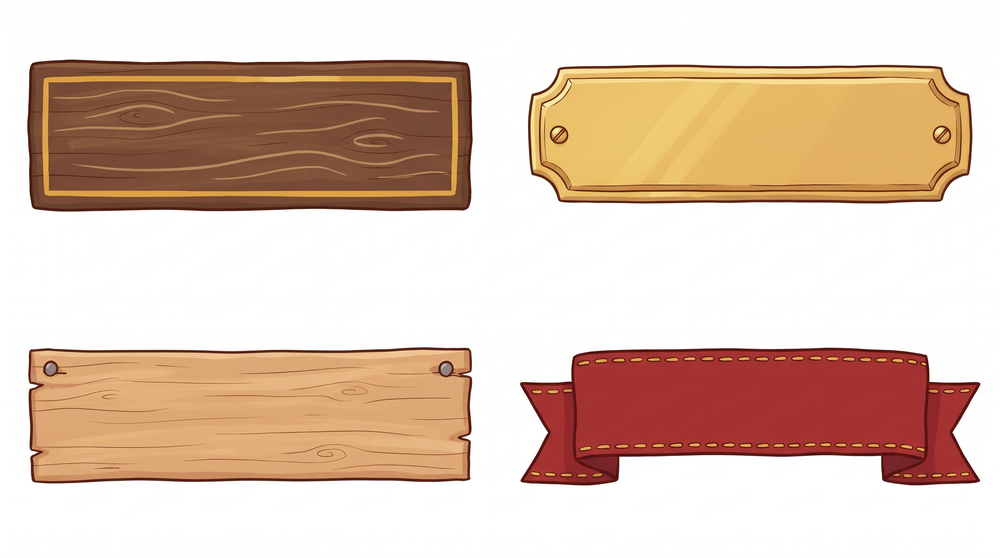
#> input picture assets/ui/case-plate-higgsfield-original.png, 1000 x 558 px, shrunk from 2752 x 1536 before the run
$ python cut-case-plate.py
#> lines starting #> are read from the running program, lines starting #| are printed output that depends on the picture
"""Cut the four case-number plate candidates out of the Higgsfield sheet (2026-11-19, job 6f11bf3d).

assets/ui/case-plate-higgsfield-original.png is a 2x2 sheet on white: 1 dark wood with a gold line, 2 brass plate,
3 light board with nails, 4 red ribbon. Each quarter's white background (the part joined to the quarter's edge) is
made transparent, the plate is cropped to its box and scaled to 480 px wide -> assets/ui/case-plate-<n>.webp.
"""
from collections import deque
from pathlib import Path
from PIL import Image

ROOT = Path(__file__).resolve().parent.parent
SRC = ROOT / 'assets/ui/case-plate-higgsfield-original.png'
OUT_W = 480


def cut(im):
    im = im.convert('RGBA')
    w, h = im.size
    px = im.load()
    white = lambda p: min(p[:3]) > 232
    seen = bytearray(w * h)
    q = deque((x, y) for x in range(w) for y in (0, h - 1))
    q.extend((x, y) for y in range(h) for x in (0, w - 1))
    while q:
        x, y = q.popleft()
        i = y * w + x
        if seen[i] or not white(px[x, y]):
            continue
        seen[i] = 1
        px[x, y] = (255, 255, 255, 0)
        for nx, ny in ((x + 1, y), (x - 1, y), (x, y + 1), (x, y - 1)):
            if 0 <= nx < w and 0 <= ny < h and not seen[ny * w + nx]:
                q.append((nx, ny))
    # soften the light fringe left round the outline: near-white pixels touching transparency get half alpha
    for y in range(1, h - 1):
        for x in range(1, w - 1):
            p = px[x, y]
            if p[3] and min(p[:3]) > 205 and any(px[x + dx, y + dy][3] == 0 for dx, dy in ((1, 0), (-1, 0), (0, 1), (0, -1))):
                px[x, y] = p[:3] + (110,)
    return im.crop(im.getbbox())


def main():
    sheet = Image.open(SRC)
#> sheet is the input picture: PIL image 1000x558 RGB; mean R, G, B 223.2, 198.4, 181.7
    W, H = sheet.size
#> W = 1000; H = 558
    for n, (cx, cy) in enumerate(((0, 0), (1, 0), (0, 1), (1, 1)), 1):
        part = cut(sheet.crop((cx * W // 2, cy * H // 2, (cx + 1) * W // 2, (cy + 1) * H // 2)))
        part = part.resize((OUT_W, round(part.height * OUT_W / part.width)), Image.LANCZOS)
        out = ROOT / f'assets/ui/case-plate-{n}.webp'
        part.save(out, 'WEBP', quality=90, method=6)
        print(out.name, part.size)
#> this loop made 4 passes
#> pass 1, in cut, `im = im.convert('RGBA')`:
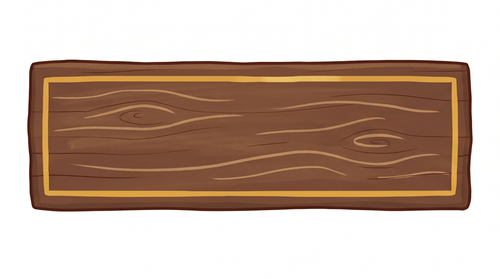
#> im: PIL image 500x279 RGBA; mean R, G, B, A 196.4, 174.3, 160.5, 255
#> pass 1, in main, `part = cut(sheet.crop((cx * W // 2, cy * H // 2, (cx + 1) * W // 2, (c..`:
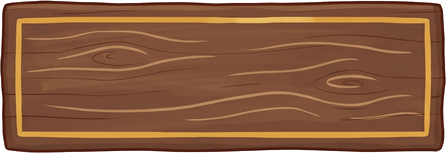
#> part: PIL image 446x153 RGBA; mean R, G, B, A 135.6, 90.5, 62.6, 248; transparent parts drawn white
#> pass 1, in main, `part = part.resize((OUT_W, round(part.height * OUT_W / part.width)), I..`:
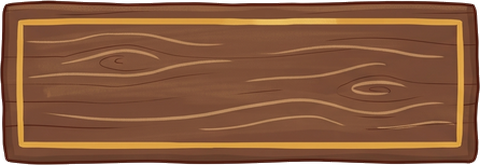
#> part: PIL image 480x165 RGBA; mean R, G, B, A 130.9, 85.5, 57.5, 248; transparent parts drawn white
#> pass 2, in cut (call 2), `im = im.convert('RGBA')`:
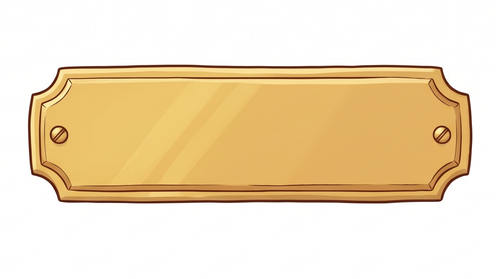
#> im: PIL image 500x279 RGBA; mean R, G, B, A 239.5, 220.6, 188.9, 255
#> after the loop:
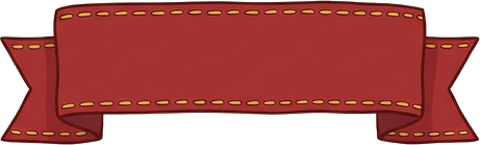
#> part: PIL image 480x145 RGBA; mean R, G, B, A 122.4, 42.6, 40.3, 194.5; transparent parts drawn white


if __name__ == '__main__':
    main()

$ run again, with assets/ui/casefile-cutout-original.png copied over assets/ui/case-plate-higgsfield-original.png
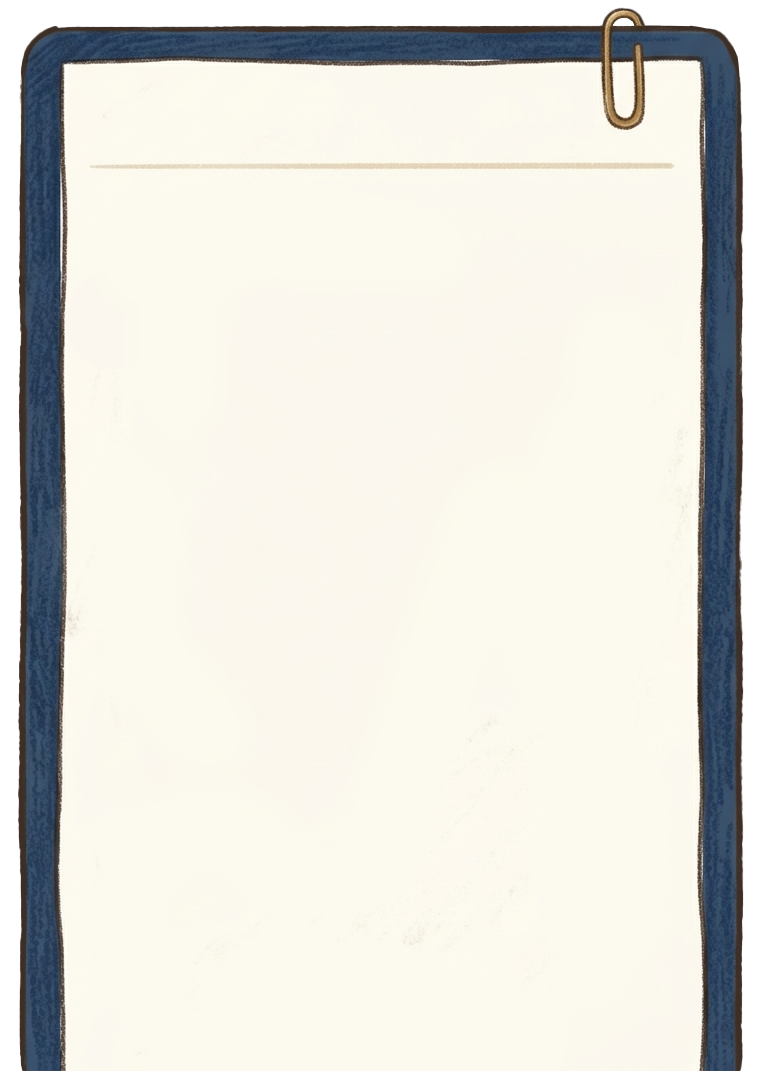
#> input picture assets/ui/casefile-cutout-original.png, 762 x 1071 px
#> in main, sheet is the input picture: PIL image 762x1071 RGBA; mean R, G, B, A 219.8, 219, 212.2, 235.4
#> the loop in main, `for n, (cx, cy) in enumerate(((0, 0), (1, 0), (0, 1), (1, 1)), 1):` made 4 passes
#> pass 1, in cut, `im = im.convert('RGBA')`:
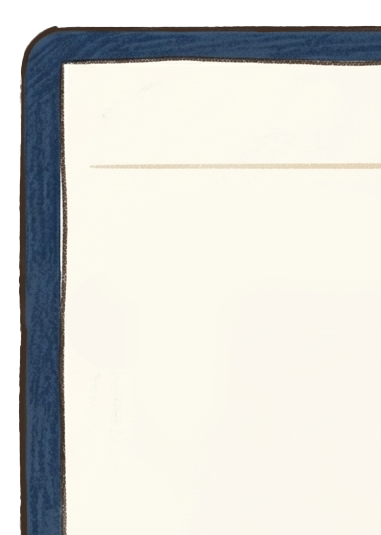
#> im: PIL image 381x535 RGBA; mean R, G, B, A 210.7, 210.2, 204.7, 229; transparent parts drawn white
#> after the loop in main, `for n, (cx, cy) in enumerate(((0, 0), (1, 0), (0, 1), (1, 1)), 1):`:
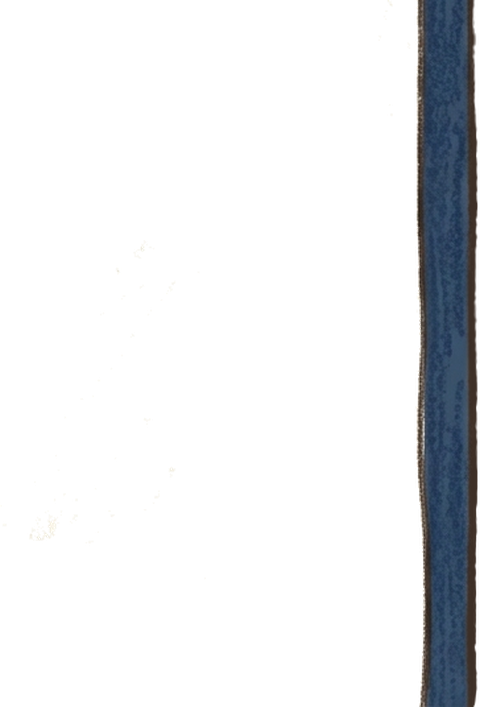
#> part: PIL image 480x707 RGBA; mean R, G, B, A 9.7, 11, 12.8, 30.6; transparent parts drawn white
